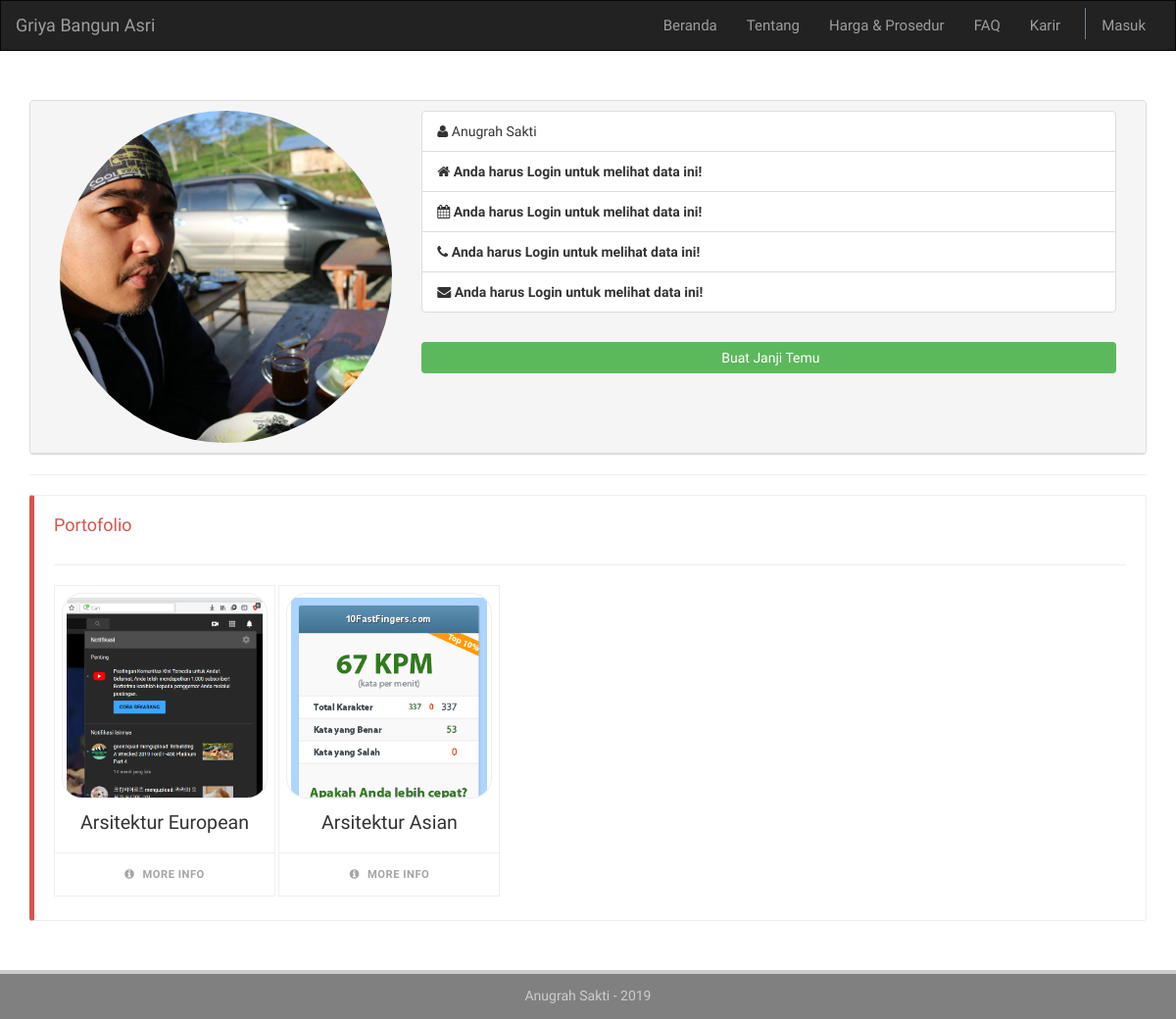
Page /home/profile/anugrahsakti on the committed database.
### tables this page shows
CREATE TABLE `user` (
  `id` int(11) NOT NULL,
  `photopath` text,
  `fname` varchar(40) NOT NULL,
  `lname` varchar(40) NOT NULL,
  `birthdate` date DEFAULT NULL,
  `birthplace` varchar(40) DEFAULT NULL,
  `alamat` text,
  `nohp` varchar(20) DEFAULT NULL,
  `tim` int(11) DEFAULT NULL,
  `tgldaftar` date NOT NULL,
  `email` varchar(70) NOT NULL,
  `username` varchar(50) NOT NULL,
  `password` varchar(50) NOT NULL,
  `logged_in` int(11) DEFAULT NULL,
  `level` int(11) NOT NULL,
  `banned` int(11) NOT NULL
);

CREATE TABLE `portofolio` (
  `id_port` int(11) NOT NULL,
  `url` text NOT NULL,
  `title` varchar(80) NOT NULL,
  `img_url` text NOT NULL,
  `user_id` int(11) NOT NULL,
  `related_id` int(11) NOT NULL,
  `panjang` int(11) DEFAULT NULL,
  `lebar` int(11) DEFAULT NULL,
  `lb` int(11) DEFAULT NULL,
  `kt` int(11) DEFAULT NULL,
  `km` int(11) DEFAULT NULL,
  `ktm` int(11) DEFAULT NULL,
  `garasi` int(11) DEFAULT NULL,
  `harga` bigint(20) NOT NULL,
  `status_moderasi` int(11) NOT NULL
);

### application/controllers/Home.php (called while the page is built, shortened)
<?php
class Home extends CI_Controller {
	public function profile($username=null){
		if ($username !== null) {
			$data['pagetitle']	= 'Griya Bangun Asri - Profile ' . ucwords($username);
			$data['uname']		= $username;
			$data['userdata']	= $this->m_data->getUserdataByUsername($username);
			$data['level']		= $data['userdata'][0]['level'];
			$data['listtukang'] = $this->m_data->getListTukang();
			$data['portofolio'] = $this->m_data->getUserData('portofolio','user_id = '.$data['userdata'][0]['id']);
			$data['level']		= $data['userdata'][0]['level'];
			if (!empty($data['userdata'])) {
				$this->load->view('home/v_header',$data);
				$this->load->view('home/v_navbar',$data);
				$this->load->view('dashboard/v_profile',$data);
				$this->load->view('home/v_footer',$data);
			}else{
				redirect('404');
			}
		}else{
			redirect('dashboard/profile');
		}
	}
}

### index.php (called while the page is built, shortened)
<?php
require_once BASEPATH.'core/CodeIgniter.php';

### application/models/M_data.php (called while the page is built, shortened)
<?php
class M_data extends CI_Model{
    function getUserdataByUsername($username){
        $this->db->select('*');
        $this->db->from('user');
        $this->db->where('username',$username);
        $query = $this->db->get();
        return $query->result_array();
    }
    function getUserData($table,$where,$jointable=null,$join=null,$joinmethod=null){
        $this->db->select('*');
        $this->db->from($table);
        $this->db->where($where);
        $query  =   $this->db->get();
        return $query->result_array();
    }
    function getListTukang(){
        $this->db->select('*');
        $this->db->from('user');
        $this->db->where('level','3');
        $this->db->where('banned !=','1');
        $query  =   $this->db->get();
        return $query->result_array();
    }
}

### application/views/dashboard/v_profile.php (the view, shortened to what this page needs)
  <div class="panel panel-default">
     <div class="panel-heading resume-heading">
        <div class="row">
           <div class="col-lg-12" style="width: 100%;">
              <div class="col-xs-12 col-sm-4">
                 <figure>
                 <?php foreach ($userdata as $row) {
                    ?>
                    <img class="img-circle img-responsive" alt="" src="<?= ( empty($row['photopath']) || $row['photopath'] === '') ? 'http://placehold.it/300x300' : base_url($row['photopath'])?>">
                 </figure>
              </div>
              <div class="col-xs-12 col-sm-8">
                 <ul class="list-group">
                    <li class="list-group-item"><i class="fa fa-user"></i> <?= ucwords($row['fname'] .' '. $row['lname']);?></li>
                    <li class="list-group-item"><i class="fa fa-home"></i> <?= ($this->session->userdata('username')=='') ? '<b>Anda harus Login untuk melihat data ini! </b>' : ucwords($row['alamat']);?></li>
                    <li class="list-group-item"><i class="fa fa-calendar"></i> <?= ($this->session->userdata('username')=='') ? '<b>Anda harus Login untuk melihat data ini! </b>' :  ucwords($row['birthplace'] . ', ' . date('D, d M Y', strtotime($row['birthdate'])));?></li>
                    <li class="list-group-item"><i class="fa fa-phone"></i> <?= ($this->session->userdata('username')=='') ? '<b>Anda harus Login untuk melihat data ini! </b>' :  $row['nohp'];?></li>
                    <li class="list-group-item"><i class="fa fa-envelope"></i> <?= ($this->session->userdata('username')=='') ? '<b>Anda harus Login untuk melihat data ini! </b>' :  $row['email'];?></li>
                 <?php }?>
                 </ul>
                 <?php if($this->session->userdata('username') !== '' && $this->session->userdata('username') !== $uname && $level != 1){
                 ?>
                 <a href="<?=base_url('home/make_appointment/'.$uname);?>">
                    <button style="margin:10px 10px 10px 0px;width: 100%" class="btn btn-success" type="button"><i class="fa fa-notes"></i> Buat Janji Temu</button>
                 </a>
                 <?php
                   }
                 ?>
              </div>
           </div>
        </div>
     </div>
  </div>
  <hr>
  <?php if($this->session->userdata('username') !== $uname && $level != 1 ){?>
    <div class="bs-callout bs-callout-danger">
        <div class="row" style="margin-left: 0px;">
           <h4 style="margin-right: 10px;">Portofolio</h4>
        </div>
        <hr>
        <?php if(!empty($portofolio)){ ?>
          <?php foreach ($portofolio as $key) {?>
              <?php if ($key['status_moderasi'] == 0 && $this->session->userdata('username') !== $uname ) {
              }else{?>
              <div class="wrap">
                 <div class="cardx" <?=($key['status_moderasi'] == 0)? "style='box-shadow: inset 0 0 0 1000px rgba(0,0,0,.2);'" : ""?>>
                      <div class="card-liner">
                          <figure><img src="<?=base_url($key['img_url'])?>" alt="" /> </figure>
                          <div class="card--title">
                              <h3><?=$key['title']?></h3>
                          </div>
                          <div class="card--btn">
                              <a href="<?=($key['status_moderasi'] == 0)? "#" : $key['url']?>">
                                  <span class="moreinfo"><i class="fa fa-info-circle"></i> More Info</span>
                              </a>
                          </div>
                      </div>
                  </div>
              </div>
              <?php } ?>
          <?php }
          }else{?>
          <p><em><small>--- Belum ada Portofolio</small></em></p>
        <?php }?>
    </div>
  <?php }?>
</div>

### assets/css/style.css (style rules this page uses)
body { font-family: 'Source Sans Pro', sans-serif; }
dl, ol, ul { margin-top: 0; margin-bottom: 1rem; }
.img-circle { border-radius: 50%; }
img { vertical-align: middle; border-style: none; }
.btn { border: none; }
a { text-decoration: none; color: black ; }
.bs-callout { -moz-border-bottom-colors: none; -moz-border-left-colors: none; -moz-border-right-colors: none; -moz-border-top-colors: none; border-color: #eee; border-image: none; border-radius: 3px; border-style: solid; border-width: 1px 1px 1px 5px; margin-bottom: 5px; padding: 20px; }
.bs-callout:last-child { margin-bottom: 0px; }
.bs-callout h4 { margin-bottom: 10px; margin-top: 0; }
.bs-callout-danger { border-left-color: #d9534f; }
.bs-callout-danger h4 { color: #d9534f; }
.wrap { max-width: 20em; display: inline-block; }
.cardx { background: #fff; border: 1px solid #eee; transition: all 0.35s ease; }
.cardx figure { position: relative; width: 15em; height: 15em; margin: 0 auto 1em; border-radius: 10%; overflow: hidden; border: 1px solid #eee; padding: 4px; -webkit-transform-origin: center top; transform-origin: center top; transition: all 0.4s cubic-bezier(0.075, 0.82, 0.165, 1); }
.cardx figure img { width: 100%; display: block; }
.card-liner { position: relative; overflow: hidden; padding: 0.5em; }
.card--title { text-align: center; line-height: 1; transition: all 0.4s cubic-bezier(0.075, 0.82, 0.165, 1); }
.card--title h3 { margin: 0 0 .4em; font-size: 1.4em; }
.card--btn { text-align: center; position: absolute; bottom: 0; left: 0; width: 100%; }
.card--btn a { position: relative; overflow: hidden; display: block; line-height: 1; text-decoration: none; text-transform: uppercase; font-weight: 600; font-size: .8em; color: #a5a5a5; padding: 1.4em 2em; border-top: 1px solid #eee; letter-spacing: 0.5px; transition: all 0.4s ease; }
.card--btn a .moreinfo { display: block; position: absolute; top: 0; left: 0; width: 100%; padding: 1.4em; opacity: 1; transition: all 0.4s cubic-bezier(0.075, 0.82, 0.165, 1); }
.card--btn a .moreinfo i { margin-right: 5px; }

### rows in the picture
user: photopath (picture), fname+lname "Anugrah Sakti"
portofolio: img_url (picture), title "Arsitektur European"
portofolio: img_url (picture), title "Arsitektur Asian"
